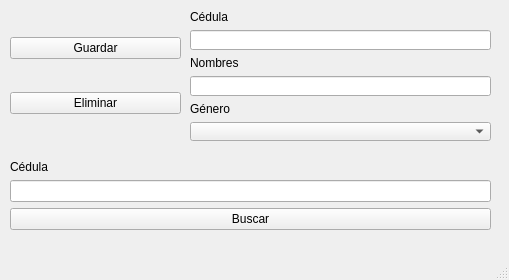
<?xml version="1.0" encoding="UTF-8"?>
<ui version="4.0">
 <class>wnd_main</class>
 <widget class="QMainWindow" name="wnd_main">
  <property name="geometry">
   <rect>
    <x>0</x>
    <y>0</y>
    <width>509</width>
    <height>280</height>
   </rect>
  </property>
  <property name="windowTitle">
   <string>Curso Python</string>
  </property>
  <widget class="QWidget" name="centralwidget">
   <widget class="QWidget" name="gridLayoutWidget">
    <property name="geometry">
     <rect>
      <x>10</x>
      <y>10</y>
      <width>171</width>
      <height>131</height>
     </rect>
    </property>
    <layout class="QGridLayout" name="gridLayout">
     <item row="0" column="0">
      <widget class="QPushButton" name="btn_save">
       <property name="text">
        <string>Guardar</string>
       </property>
      </widget>
     </item>
     <item row="1" column="0">
      <widget class="QPushButton" name="btn_delete">
       <property name="text">
        <string>Eliminar</string>
       </property>
      </widget>
     </item>
    </layout>
   </widget>
   <widget class="QWidget" name="verticalLayoutWidget">
    <property name="geometry">
     <rect>
      <x>190</x>
      <y>10</y>
      <width>301</width>
      <height>131</height>
     </rect>
    </property>
    <layout class="QVBoxLayout" name="verticalLayout">
     <item>
      <widget class="QLabel" name="lbl_ci">
       <property name="text">
        <string>Cédula</string>
       </property>
      </widget>
     </item>
     <item>
      <widget class="QLineEdit" name="txt_ci"/>
     </item>
     <item>
      <widget class="QLabel" name="lbl_name">
       <property name="text">
        <string>Nombres</string>
       </property>
      </widget>
     </item>
     <item>
      <widget class="QLineEdit" name="txt_name"/>
     </item>
     <item>
      <widget class="QLabel" name="lbl_gender">
       <property name="text">
        <string>Género</string>
       </property>
      </widget>
     </item>
     <item>
      <widget class="QComboBox" name="cmb_gender">
       <property name="editable">
        <bool>false</bool>
       </property>
       <property name="modelColumn">
        <number>0</number>
       </property>
      </widget>
     </item>
    </layout>
   </widget>
   <widget class="QWidget" name="verticalLayoutWidget_2">
    <property name="geometry">
     <rect>
      <x>10</x>
      <y>160</y>
      <width>481</width>
      <height>70</height>
     </rect>
    </property>
    <layout class="QVBoxLayout" name="verticalLayout_2">
     <item>
      <widget class="QLabel" name="lbl_search">
       <property name="text">
        <string>Cédula</string>
       </property>
      </widget>
     </item>
     <item>
      <widget class="QLineEdit" name="txt_search"/>
     </item>
     <item>
      <widget class="QPushButton" name="btn_search">
       <property name="text">
        <string>Buscar</string>
       </property>
      </widget>
     </item>
    </layout>
   </widget>
  </widget>
  <widget class="QMenuBar" name="menubar">
   <property name="geometry">
    <rect>
     <x>0</x>
     <y>0</y>
     <width>509</width>
     <height>21</height>
    </rect>
   </property>
  </widget>
  <widget class="QStatusBar" name="statusbar"/>
 </widget>
 <resources/>
 <connections/>
</ui>
